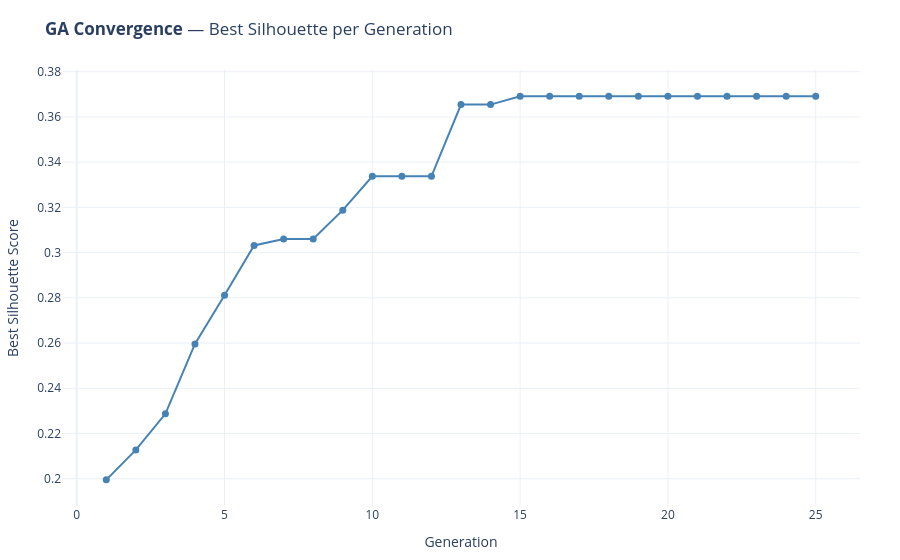

Here is the notebook cell this chart was saved with:
### Code cell
# ── Feature Selection — Genetic Algorithm ─────────────────────────────────────
# Scoring: average silhouette across k=3..6 to avoid biasing toward the
# trivial k=2 tank/non-tank split.

K_EVAL    = range(3, 7)
RANDOM_STATE_FS = RANDOM_STATE
np.random.seed(RANDOM_STATE_FS)

def _best_sil(X):
    """Score a feature subset: average silhouette over K_EVAL."""
    scores = {}
    for k in K_EVAL:
        if k >= X.shape[0]:
            break
        labels = KMeans(n_clusters=k, random_state=RANDOM_STATE_FS, n_init=10).fit_predict(X)
        scores[k] = silhouette_score(X, labels)
    if not scores:
        return -1.0, 3
    return float(np.mean(list(scores.values()))), max(scores, key=scores.get)

# ── Genetic Algorithm ──────────────────────────────────────────────────────────
POP_SIZE      = 50
N_GENERATIONS = 25
MUTATION_RATE = 0.08
MIN_FEAT_GA   = 3   # allow sparse solutions; GA will find the right floor

def _ga_fitness(ind):
    feats = [FEATURES[i] for i, b in enumerate(ind) if b]
    if len(feats) < 2:
        return -1.0
    s, _ = _best_sil(coef_matrix[feats].values)
    return s

def _crossover(p1, p2):
    pt = np.random.randint(1, len(FEATURES))
    return np.concatenate([p1[:pt], p2[pt:]])

def _mutate(ind):
    ind = ind.copy()
    flip = np.random.random(len(ind)) < MUTATION_RATE
    ind[flip] = 1 - ind[flip]
    while ind.sum() < MIN_FEAT_GA:
        ind[np.random.randint(len(ind))] = 1
    return ind

def _rand_individual():
    while True:
        ind = np.random.binomial(1, 0.5, len(FEATURES)).astype(int)
        if ind.sum() >= MIN_FEAT_GA:
            return ind

population = [_rand_individual() for _ in range(POP_SIZE)]

best_ever_ind = None
best_ever_fit = -1
gen_best_hist = []

print(f"Evolving {POP_SIZE} individuals × {N_GENERATIONS} generations...")
for gen in range(N_GENERATIONS):
    scores = [_ga_fitness(ind) for ind in population]

    gen_best     = max(scores)
    gen_best_ind = population[np.argmax(scores)]
    if gen_best > best_ever_fit:
        best_ever_fit = gen_best
        best_ever_ind = gen_best_ind.copy()

    gen_best_hist.append(gen_best)
    print(f"  Gen {gen+1:2d}: best={gen_best:.4f}  mean={np.mean(scores):.4f}  n_feat={int(gen_best_ind.sum())}")

    selected = []
    for _ in range(POP_SIZE):
        i, j = np.random.choice(POP_SIZE, 2, replace=False)
        selected.append(population[i] if scores[i] >= scores[j] else population[j])

    offspring = [best_ever_ind.copy()]
    for i in range(0, POP_SIZE - 1, 2):
        c1 = _mutate(_crossover(selected[i], selected[i + 1]))
        c2 = _mutate(_crossover(selected[i + 1], selected[i]))
        offspring.extend([c1, c2])
    population = offspring[:POP_SIZE]

CLUSTER_FEATURES = [FEATURES[i] for i, b in enumerate(best_ever_ind) if b]
print(f"\nGA best: {len(CLUSTER_FEATURES)} features  silhouette={best_ever_fit:.4f}")
print(f"CLUSTER_FEATURES = {CLUSTER_FEATURES}")

# ── Convergence plot ───────────────────────────────────────────────────────────
fig = go.Figure(go.Scatter(
    x=list(range(1, N_GENERATIONS + 1)),
    y=gen_best_hist,
    mode="lines+markers",
    marker=dict(size=7, color="steelblue"),
    line=dict(color="steelblue", width=2),
    hovertemplate="Gen %{x}: best sil=%{y:.4f}<extra></extra>",
))
fig.update_layout(
    title=dict(text="<b>GA Convergence</b> — Best Silhouette per Generation", font_size=17),
    xaxis_title="Generation",
    yaxis_title="Best Silhouette Score",
    template=PLOTLY_TEMPLATE,
    height=360,
    margin=dict(l=60, r=40, t=70, b=50),
)
fig.show()

### Figure 1 — Plotly figure (JSON) as saved in the notebook; plotly's stock layout.template omitted (floating-point values rounded to 4 significant figures)
{"data": [{"hovertemplate": "Gen %{x}: best sil=%{y:.4f}<extra></extra>", "line": {"color": "steelblue", "width": 2}, "marker": {"color": "steelblue", "size": 7}, "mode": "lines+markers", "type": "scatter", "x": [1, 2, 3, 4, 5, 6, 7, 8, 9, 10, 11, 12, 13, 14, 15, 16, 17, 18, 19, 20, 21, 22, 23, 24, 25], "y": [0.1995, 0.2127, 0.2287, 0.2596, 0.2812, 0.3032, 0.306, 0.306, 0.3188, 0.3338, 0.3338, 0.3338, 0.3654, 0.3654, 0.3692, 0.3692, 0.3692, 0.3692, 0.3692, 0.3692, 0.3692, 0.3692, 0.3692, 0.3692, 0.3692]}], "layout": {"autosize": true, "margin": {"b": 50, "l": 60, "r": 40, "t": 70}, "title": {"font": {"size": 17}, "text": "<b>GA Convergence</b> — Best Silhouette per Generation"}, "xaxis": {"autorange": true, "range": [-0.5548, 26.55], "title": {"text": "Generation"}, "type": "linear"}, "yaxis": {"autorange": true, "range": [0.1861, 0.3826], "title": {"text": "Best Silhouette Score"}, "type": "linear"}}}
